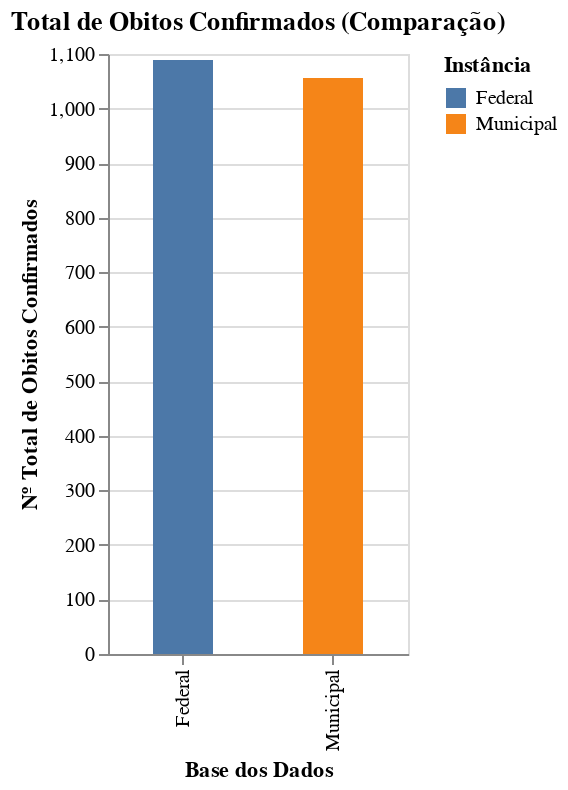

The cell this chart's notebook holds for it:
### Code cell
alt.Chart(totalObitos).mark_bar(size=30).encode(
    alt.X('base:N', title='Base dos Dados'),
    alt.Y('total:Q', title='Nº Total de Obitos Confirmados'),
    alt.Color('base:N', title='Instância')
).properties(
    width=150,
    title='Total de Obitos Confirmados (Comparação)'
)

### Figure 1 — Vega-Lite specification as saved in the notebook (floating-point values rounded to 4 significant figures)
{"config": {"view": {"continuousWidth": 400, "continuousHeight": 300}}, "data": {"name": "data-35e4530b12f34cba5613b0bf72ac3190"}, "mark": {"type": "bar", "size": 30}, "encoding": {"color": {"type": "nominal", "field": "base", "title": "Instância"}, "x": {"type": "nominal", "field": "base", "title": "Base dos Dados"}, "y": {"type": "quantitative", "field": "total", "title": "Nº Total de Obitos Confirmados"}}, "title": "Total de Obitos Confirmados (Comparação)", "width": 150, "$schema": "https://vega.github.io/schema/vega-lite/v4.8.1.json", "datasets": {"data-35e4530b12f34cba5613b0bf72ac3190": [{"base": "Federal", "total": 1089}, {"base": "Municipal", "total": 1056}]}}
